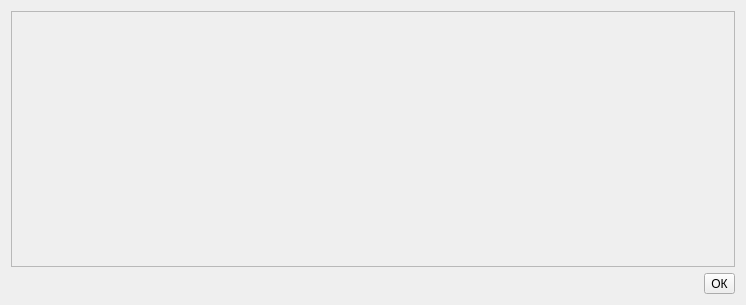
<?xml version="1.0" encoding="UTF-8"?>
<ui version="4.0">
 <class>Dialog</class>
 <widget class="QDialog" name="Dialog">
  <property name="geometry">
   <rect>
    <x>0</x>
    <y>0</y>
    <width>746</width>
    <height>305</height>
   </rect>
  </property>
  <property name="windowTitle">
   <string>Dialog</string>
  </property>
  <layout class="QGridLayout" name="gridLayout">
   <item row="2" column="0">
    <layout class="QVBoxLayout" name="verticalLayout">
     <item>
      <widget class="QScrollArea" name="scrollArea">
       <property name="widgetResizable">
        <bool>true</bool>
       </property>
       <widget class="QWidget" name="scrollAreaWidgetContents">
        <property name="geometry">
         <rect>
          <x>0</x>
          <y>0</y>
          <width>728</width>
          <height>245</height>
         </rect>
        </property>
       </widget>
      </widget>
     </item>
     <item>
      <layout class="QHBoxLayout" name="horizontalLayout">
       <item>
        <spacer name="horizontalSpacer">
         <property name="orientation">
          <enum>Qt::Horizontal</enum>
         </property>
         <property name="sizeHint" stdset="0">
          <size>
           <width>40</width>
           <height>20</height>
          </size>
         </property>
        </spacer>
       </item>
       <item>
        <widget class="QToolButton" name="toolButton">
         <property name="text">
          <string>ОК</string>
         </property>
        </widget>
       </item>
      </layout>
     </item>
    </layout>
   </item>
  </layout>
 </widget>
 <resources/>
 <connections/>
</ui>
